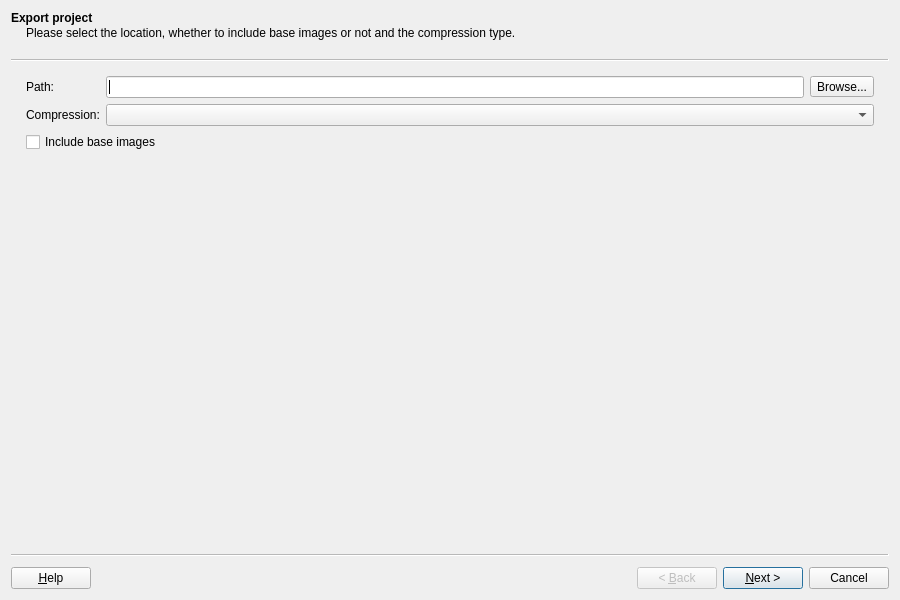
<?xml version="1.0" encoding="UTF-8"?>
<ui version="4.0">
 <class>ExportProjectWizard</class>
 <widget class="QWizard" name="ExportProjectWizard">
  <property name="windowModality">
   <enum>Qt::ApplicationModal</enum>
  </property>
  <property name="geometry">
   <rect>
    <x>0</x>
    <y>0</y>
    <width>900</width>
    <height>600</height>
   </rect>
  </property>
  <property name="windowTitle">
   <string>Export project</string>
  </property>
  <property name="options">
   <set>QWizard::HaveHelpButton</set>
  </property>
  <widget class="QWizardPage" name="uiExportOptionsWizardPage">
   <property name="title">
    <string>Export project</string>
   </property>
   <property name="subTitle">
    <string>Please select the location, whether to include base images or not and the compression type.</string>
   </property>
   <layout class="QGridLayout" name="gridLayout">
    <item row="0" column="0">
     <widget class="QLabel" name="uiPathLabel">
      <property name="sizePolicy">
       <sizepolicy hsizetype="Fixed" vsizetype="Preferred">
        <horstretch>0</horstretch>
        <verstretch>0</verstretch>
       </sizepolicy>
      </property>
      <property name="text">
       <string>Path:</string>
      </property>
     </widget>
    </item>
    <item row="0" column="1" colspan="2">
     <layout class="QHBoxLayout" name="horizontalLayout_3">
      <item>
       <widget class="QLineEdit" name="uiPathLineEdit"/>
      </item>
      <item>
       <widget class="QToolButton" name="uiPathBrowserToolButton">
        <property name="text">
         <string>Browse...</string>
        </property>
       </widget>
      </item>
     </layout>
    </item>
    <item row="1" column="0">
     <widget class="QLabel" name="uiCompressionLabel">
      <property name="text">
       <string>Compression:</string>
      </property>
     </widget>
    </item>
    <item row="2" column="0" colspan="2">
     <widget class="QCheckBox" name="uiIncludeImagesCheckBox">
      <property name="text">
       <string>Include base images</string>
      </property>
     </widget>
    </item>
    <item row="3" column="1">
     <spacer name="verticalSpacer">
      <property name="orientation">
       <enum>Qt::Vertical</enum>
      </property>
      <property name="sizeHint" stdset="0">
       <size>
        <width>20</width>
        <height>247</height>
       </size>
      </property>
     </spacer>
    </item>
    <item row="1" column="1" colspan="2">
     <widget class="QComboBox" name="uiCompressionComboBox"/>
    </item>
   </layout>
  </widget>
  <widget class="QWizardPage" name="uiProjectReadmeWizardPage">
   <property name="title">
    <string>Readme file</string>
   </property>
   <property name="subTitle">
    <string>Write a summary of the project.</string>
   </property>
   <layout class="QVBoxLayout" name="verticalLayout_2">
    <item>
     <widget class="QTextEdit" name="uiReadmeTextEdit">
      <property name="html">
       <string>&lt;!DOCTYPE HTML PUBLIC &quot;-//W3C//DTD HTML 4.0//EN&quot; &quot;http://www.w3.org/TR/REC-html40/strict.dtd&quot;&gt;
&lt;html&gt;&lt;head&gt;&lt;meta name=&quot;qrichtext&quot; content=&quot;1&quot; /&gt;&lt;style type=&quot;text/css&quot;&gt;
p, li { white-space: pre-wrap; }
&lt;/style&gt;&lt;/head&gt;&lt;body style=&quot; font-family:'Ubuntu'; font-size:11pt; font-weight:400; font-style:normal;&quot;&gt;
&lt;p style=&quot;-qt-paragraph-type:empty; margin-top:0px; margin-bottom:0px; margin-left:0px; margin-right:0px; -qt-block-indent:0; text-indent:0px; font-family:'.SF NS Text'; font-size:13pt;&quot;&gt;&lt;br /&gt;&lt;/p&gt;&lt;/body&gt;&lt;/html&gt;</string>
      </property>
     </widget>
    </item>
   </layout>
  </widget>
 </widget>
 <resources/>
 <connections/>
</ui>
